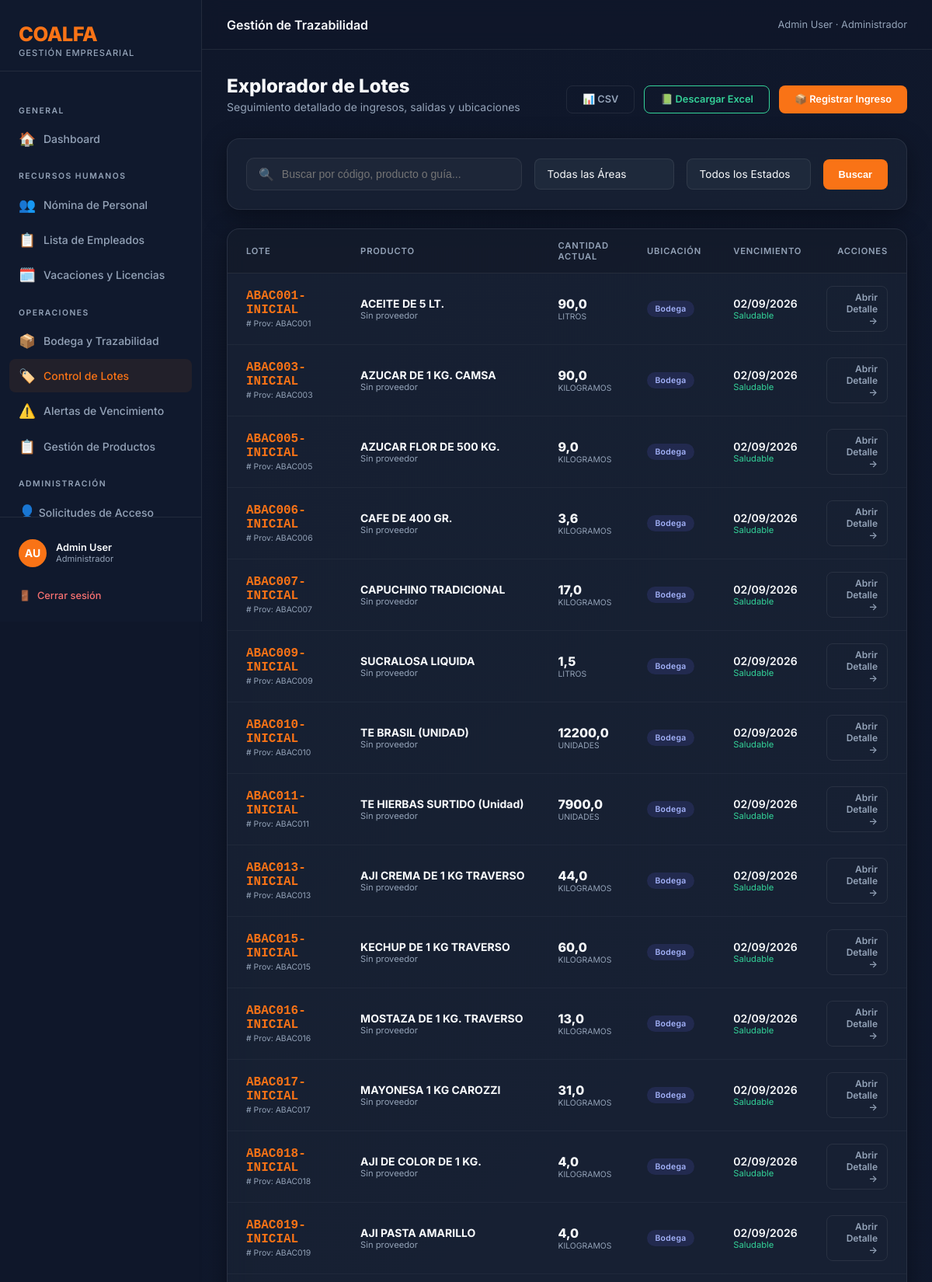
/inventario/lotes/ (signed in, upper part), run on the app's committed database.
### coalfa/models.py (models this page shows, shortened)
class Usuario(AbstractBaseUser, PermissionsMixin):
    ROL_CHOICES = [
        ("ADMIN", "Administrador"),
        ("RRHH", "Recursos Humanos"),
        ("OPERACIONAL", "Operacional"),
    ]
    rut = models.CharField(max_length=12, unique=True, verbose_name="RUT")
    nombre = models.CharField(max_length=60, verbose_name="Nombre")
    apellido = models.CharField(max_length=60, verbose_name="Apellido")
    rol = models.CharField(max_length=15, choices=ROL_CHOICES, default="RRHH", verbose_name="Rol")
    is_active = models.BooleanField(default=True, verbose_name="Activo")
    is_staff = models.BooleanField(default=False, verbose_name="Es staff")
    solicitud_pendiente = models.BooleanField(default=False, verbose_name="Solicitud pendiente de aprobación")
    date_joined = models.DateTimeField(default=timezone.now, verbose_name="Fecha de registro")
    USERNAME_FIELD = "rut"
    REQUIRED_FIELDS = ["nombre", "apellido"]
    objects = UsuarioManager()
    def get_full_name(self):
        return f"{self.nombre} {self.apellido}"
    class Meta:
        verbose_name = "Usuario"
        verbose_name_plural = "Usuarios"

### inventario/models.py (models this page shows, shortened)
class Lote(models.Model):
    UBICACION_CHOICES = [
        ("BODEGA", "Bodega"),
        ("COCINA_FRIA", "Cocina Fría"),
        ("COCINA_CALIENTE", "Cocina Caliente"),
        ("REPOSTERIA", "Repostería"),
        ("LINEA", "Línea (Servicio)"),
        ("CAMARA_1", "Cámara 1"),
        ("CAMARA_2", "Cámara 2"),
        ("CAMARA_3", "Cámara 3"),
        ("CAMARA_4", "Cámara 4"),
        ("CAMARA_5", "Cámara 5"),
        ("OTRO", "Otro"),
    ]
    ESTADO_CHOICES = [
        ("ACTIVO", "Activo"),
        ("CONSUMIDO", "Consumido"),
        ("VENCIDO", "Vencido"),
        ("DESCARTADO", "Descartado"),
    ]
    PROCESO_CHOICES = [
        ("RECEPCION", "Recepción de Bodega"),
        ("MARINADO", "Marinado"),
        ("PORCIONADO", "Porcionado"),
        ("COCCION", "Cocción"),
        ("PREPARACION", "Preparación / Mezcla"),
        ("HORNEADO", "Horneado"),
        ("ENFRIADO", "Enfriado"),
        ("OTRO", "Otro"),
    ]
    producto = models.ForeignKey(Producto, on_delete=models.PROTECT, related_name="lotes")
    proveedor = models.ForeignKey(
        Proveedor, on_delete=models.SET_NULL, null=True, blank=True, related_name="lotes"
    )
    numero_lote = models.CharField(max_length=60, unique=True, blank=True)
    numero_lote_proveedor = models.CharField(
        max_length=80, blank=True, verbose_name="Lote del Proveedor"
    )
    numero_guia = models.CharField(
        max_length=80, blank=True, verbose_name="Nº Guía / Factura"
    )
    cantidad = models.FloatField()
    precio_unitario = models.FloatField(default=0, help_text="Costo por unidad de medida")
    fecha_recepcion = models.DateField()
    fecha_vencimiento = models.DateField()
    temperatura_recepcion = models.FloatField(
        null=True, blank=True, verbose_name="Temperatura recepción (°C)"
    )
    proceso = models.CharField(
        max_length=20,
        choices=PROCESO_CHOICES,
        default="RECEPCION",
        verbose_name="Proceso de origen",
    )
    lotes_padres = models.ManyToManyField(
        "self",
        symmetrical=False,
        blank=True,
        related_name="lotes_hijos",
        verbose_name="Lotes de origen (insumos)",
    )
    ubicacion_actual = models.CharField(
        max_length=30, choices=UBICACION_CHOICES, default="BODEGA"
    )
    ubicacion_detalle = models.CharField(
        max_length=100, blank=True, help_text="Ej: Pasillo 2, Estante B"
    )
    estado = models.CharField(
        max_length=12, choices=ESTADO_CHOICES, default="ACTIVO"
    )
    responsable_registro = models.CharField(
        max_length=100, blank=True, verbose_name="Responsable de registro"
    )
    observaciones = models.TextField(blank=True)
    fecha_registro = models.DateTimeField(auto_now_add=True)
    @property
    def dias_restantes(self):
        return (self.fecha_vencimiento - datetime.date.today()).days
    class Meta:
        verbose_name = "Lote"
        verbose_name_plural = "Lotes"
        ordering = ["fecha_vencimiento"]

class Producto(models.Model):
    UNIDAD_CHOICES = [
        ("KG", "Kilogramos"),
        ("G", "Gramos"),
        ("L", "Litros"),
        ("ML", "Mililitros"),
        ("UN", "Unidades"),
        ("CAJA", "Cajas"),
    ]
    CATEGORIA_CHOICES = [
        ("ABARROTES", "Abarrotes"),
        ("CARNES", "Carnes y Aves"),
        ("PESCADOS", "Pescados y Mariscos"),
        ("LACTEOS", "Lácteos y Huevos"),
        ("FRUTAS", "Frutas y Verduras"),
        ("CONGELADOS", "Congelados"),
        ("BEBIDAS", "Bebidas"),
        ("LIMPIEZA", "Aseo y Limpieza"),
        ("OTRO", "Otros"),
    ]
    nombre = models.CharField(max_length=100)
    descripcion = models.TextField(blank=True)
    categoria = models.CharField(max_length=20, choices=CATEGORIA_CHOICES, default="OTRO")
    unidad_medida = models.CharField(max_length=5, choices=UNIDAD_CHOICES, default="KG")
    stock_minimo = models.FloatField(default=0, help_text="Alerta cuando el stock total baje de este valor")
    temperatura_min = models.FloatField(null=True, blank=True, help_text="°C (opcional)")
    temperatura_max = models.FloatField(null=True, blank=True, help_text="°C (opcional)")
    class Meta:
        verbose_name = "Producto"
        verbose_name_plural = "Productos"
        ordering = ["nombre"]

### inventario/views.py (the view)
# urls.py: path("lotes/", views.lista_lotes, name="inventario_lista_lotes"),
@operacional_required
def lista_lotes(request):
    lotes = Lote.objects.select_related("producto", "proveedor")
    ubicacion = request.GET.get("ubicacion", "")
    estado = request.GET.get("estado", "")
    q = request.GET.get("q", "")
    if ubicacion:
        lotes = lotes.filter(ubicacion_actual=ubicacion)
    if estado:
        lotes = lotes.filter(estado=estado)
    if q:
        lotes = lotes.filter(numero_lote__icontains=q) | lotes.filter(
            producto__nombre__icontains=q
        )
    hoy = datetime.date.today()
    pronto = hoy + datetime.timedelta(days=7)
    context = {
        "lotes": lotes,
        "ubicacion": ubicacion,
        "estado": estado,
        "q": q,
        "ubicaciones": Lote.UBICACION_CHOICES,
        "estados": Lote.ESTADO_CHOICES,
        "hoy": hoy,
        "pronto": pronto,
    }
    return render(request, "inventario/lista_lotes.html", context)

### coalfa/context_processors.py (called while the page is built)
def solicitudes_pendientes(request):
    if request.user.is_authenticated and getattr(request.user, 'rol', None) == 'ADMIN':
        count = Usuario.objects.filter(solicitud_pendiente=True).count()
        return {'solicitudes_count': count}
    return {}

### inventario/templates/inventario/lista_lotes.html (shortened to what this page needs)
{% extends 'base.html' %}
{% block topbar_title %}Gestión de Trazabilidad{% endblock %}
{% block nav_lotes %}active{% endblock %}
{% block content %}
<div style="display:flex; justify-content:space-between; align-items:flex-end; margin-bottom:2rem; gap:1.5rem; flex-wrap:wrap;">
    <div>
        <h1 class="page-title">Explorador de Lotes</h1>
        <p class="page-subtitle" style="margin-bottom:0;">Seguimiento detallado de ingresos, salidas y ubicaciones</p>
    </div>
    <div style="display:flex; gap:0.75rem;">
        <a href="{% url 'exportar_inventario_csv' %}?q={{ q }}&ubicacion={{ ubicacion }}&estado={{ estado }}" class="btn btn-ghost">📊 CSV</a>
        <a href="{% url 'exportar_inventario_excel' %}?q={{ q }}&ubicacion={{ ubicacion }}&estado={{ estado }}" class="btn btn-ghost" style="border-color:var(--success); color:var(--success);">📗 Descargar Excel</a>
        <a href="{% url 'inventario_recibir_lote' %}" class="btn btn-primary">📦 Registrar Ingreso</a>
    </div>
</div>
<div class="glass-panel">
    <form method="get" id="filterForm" style="display:grid; grid-template-columns: 1fr auto auto auto; gap:1rem; align-items:center;">
        <div style="position:relative;">
            <input type="text" name="q" class="search-field" placeholder="Buscar por código, producto o guía..." value="{{ q }}">
            <span style="position:absolute; left:1rem; top:50%; transform:translateY(-50%); opacity:0.5;">🔍</span>
        </div>
        <select name="ubicacion" class="form-control" style="width:180px; font-size:0.85rem;" onchange="this.form.submit()">
            <option value="">Todas las Áreas</option>
        </select>
        <select name="estado" class="form-control" style="width:160px; font-size:0.85rem;" onchange="this.form.submit()">
            <option value="">Todos los Estados</option>
        </select>
        <button type="submit" class="btn btn-primary" style="padding:0.75rem 1.25rem;">Buscar</button>
    </form>
</div>
<div class="glass-panel" style="padding:0; overflow:hidden;">
    <table class="table-enterprise" style="border-spacing: 0;">
        <thead>
            <tr style="color:var(--text-muted); font-size:0.7rem; text-transform:uppercase; letter-spacing:1px; background:rgba(0,0,0,0.15);">
                <th style="padding:1.25rem 1.5rem; text-align:left;">Lote</th>
                <th>Producto</th>
                <th>Cantidad Actual</th>
                <th>Ubicación</th>
                <th>Vencimiento</th>
                <th style="text-align:right; padding-right:1.5rem;">Acciones</th>
            </tr>
        </thead>
        <tbody>
            {% for lote in lotes %}
            <tr class="lote-card {% if lote.dias_restantes <= 3 %}critical-fefo{% endif %}">
                <td style="padding:1.25rem 1.5rem;">
                    <div style="font-family:monospace; font-weight:800; color:var(--accent); font-size:1rem;">{{ lote.numero_lote }}</div>
                    <div style="font-size:0.65rem; color:var(--text-muted); margin-top:2px;"># Prov: {{ lote.numero_lote_proveedor|default:"N/A" }}</div>
                </td>
                <td>
                    <div style="font-weight:700;">{{ lote.producto.nombre }}</div>
                    <div style="font-size:0.7rem; color:var(--text-muted);">{{ lote.proveedor.nombre|default:"Sin proveedor" }}</div>
                </td>
                <td>
                    <div style="font-weight:800; font-size:1rem;">{{ lote.cantidad }}</div>
                    <div style="font-size:0.65rem; color:var(--text-muted); text-transform:uppercase;">{{ lote.producto.get_unidad_medida_display }}</div>
                </td>
                <td>
                    <span class="badge badge-{{ lote.ubicacion_actual|lower }}" style="font-size:0.65rem;">
                        {{ lote.get_ubicacion_actual_display }}
                    </span>
                </td>
                <td>
                    {% if lote.fecha_vencimiento < hoy %}
                    <div style="color:var(--danger); font-weight:800;">VENCIDO</div>
                    <div style="font-size:0.7rem; color:var(--text-muted);">{{ lote.fecha_vencimiento|date:"d/m/Y" }}</div>
                    {% elif lote.dias_restantes <= 7 %}
                    <div style="color:var(--warning); font-weight:800;">PRÓXIMO</div>
                    <div style="font-size:0.7rem; color:var(--text-muted);">{{ lote.fecha_vencimiento|date:"d/m/Y" }}</div>
                    {% else %}
                    <div style="font-weight:600;">{{ lote.fecha_vencimiento|date:"d/m/Y" }}</div>
                    <div style="font-size:0.7rem; color:var(--success);">Saludable</div>
                    {% endif %}
                </td>
                <td style="text-align:right; padding-right:1.5rem;">
                    <a href="{% url 'inventario_detalle_lote' lote.pk %}" class="btn btn-ghost btn-sm">Abrir Detalle →</a>
                </td>
            </tr>
            {% endfor %}
        </tbody>
    </table>
</div>
{% endblock %}

### templates/base.html (shortened to what this page needs)
<!DOCTYPE html>
<html lang="es">
<head>
</head>
<body>
    <div class="sidebar">
        <div class="sidebar-brand">
            <div class="logo-text">COALFA</div>
            <div class="logo-sub">Gestión Empresarial</div>
        </div>
        <nav class="sidebar-nav">
            <div class="nav-section-label">General</div>
            <a href="{% url 'dashboard' %}" class="nav-item {% block nav_home %}{% endblock %}">
                <span class="icon">🏠</span> Dashboard
            </a>
            {% if user.rol == 'RRHH' or user.rol == 'ADMIN' %}
            <div class="nav-section-label">Recursos Humanos</div>
            <a href="{% url 'rrhh_dashboard' %}" class="nav-item {% block nav_rrhh %}{% endblock %}">
                <span class="icon">👥</span> Nómina de Personal
            </a>
            <a href="{% url 'rrhh_lista_empleados' %}" class="nav-item {% block nav_empleados %}{% endblock %}">
                <span class="icon">📋</span> Lista de Empleados
            </a>
            <a href="{% url 'rrhh_ausencias' %}" class="nav-item {% block nav_ausencias %}{% endblock %}">
                <span class="icon">🗓️</span> Vacaciones y Licencias
            </a>
            {% endif %}
            {% if user.rol == 'OPERACIONAL' or user.rol == 'ADMIN' %}
            <div class="nav-section-label">Operaciones</div>
            <a href="{% url 'inventario_dashboard' %}" class="nav-item {% block nav_inventario %}{% endblock %}">
                <span class="icon">📦</span> Bodega y Trazabilidad
            </a>
            <a href="{% url 'inventario_lista_lotes' %}" class="nav-item {% block nav_lotes %}{% endblock %}">
                <span class="icon">🏷️</span> Control de Lotes
            </a>
            <a href="{% url 'inventario_alertas' %}" class="nav-item {% block nav_alertas %}{% endblock %}">
                <span class="icon">⚠️</span> Alertas de Vencimiento
            </a>
            <a href="{% url 'inventario_lista_productos' %}" class="nav-item {% block nav_productos %}{% endblock %}">
                <span class="icon">📋</span> Gestión de Productos
            </a>
            {% endif %}
            {% if user.rol == 'ADMIN' %}
            <div class="nav-section-label">Administración</div>
            <a href="{% url 'admin_solicitudes' %}" class="nav-item" style="display:flex;align-items:center;justify-content:space-between;">
                <span><span class="icon">👤</span> Solicitudes de Acceso</span>
            </a>
            {% endif %}
        </nav>
        <div class="sidebar-footer">
            <div class="user-info">
                <div class="user-avatar">{{ user.nombre|first }}{{ user.apellido|first }}</div>
                <div>
                    <div class="user-name">{{ user.get_full_name }}</div>
                    <div class="user-role">{{ user.get_rol_display }}</div>
                </div>
            </div>
            <a href="{% url 'logout' %}" class="btn-logout">
                <span>🚪</span> Cerrar sesión
            </a>
        </div>
    </div>
    <div class="main-wrapper">
        <div class="topbar">
            <div class="topbar-title">{% block topbar_title %}Dashboard{% endblock %}</div>
            <div class="topbar-breadcrumb">{{ user.get_full_name }} · {{ user.get_rol_display }}</div>
        </div>
        <div class="page-content">
            {% block content %}{% endblock %}
        </div>
    </div>
</body>
</html>

### data on the page
Usuario: nombre|first "A", apellido|first "U", get_full_name "Admin User", rol "Administrador"
Lote: numero_lote "ABAC001-INICIAL", numero_lote_proveedor "ABAC001", producto.nombre "ACEITE DE 5 LT.", proveedor.nombre "Sin proveedor", cantidad "90,0", producto.unidad_medida "LITROS", ubicacion_actual "Bodega", fecha_vencimiento "02/09/2026"
Lote: numero_lote "ABAC003-INICIAL", numero_lote_proveedor "ABAC003", producto.nombre "AZUCAR DE 1 KG. CAMSA", proveedor.nombre "Sin proveedor", cantidad "90,0", producto.unidad_medida "KILOGRAMOS", ubicacion_actual "Bodega", fecha_vencimiento "02/09/2026"
Lote: numero_lote "ABAC005-INICIAL", numero_lote_proveedor "ABAC005", producto.nombre "AZUCAR FLOR DE 500 KG.", proveedor.nombre "Sin proveedor", cantidad "9,0", producto.unidad_medida "KILOGRAMOS", ubicacion_actual "Bodega", fecha_vencimiento "02/09/2026"
Lote: numero_lote "ABAC006-INICIAL", numero_lote_proveedor "ABAC006", producto.nombre "CAFE DE 400 GR.", proveedor.nombre "Sin proveedor", cantidad "3,6", producto.unidad_medida "KILOGRAMOS", ubicacion_actual "Bodega", fecha_vencimiento "02/09/2026"
Lote: numero_lote "ABAC007-INICIAL", numero_lote_proveedor "ABAC007", producto.nombre "CAPUCHINO TRADICIONAL", proveedor.nombre "Sin proveedor", cantidad "17,0", producto.unidad_medida "KILOGRAMOS", ubicacion_actual "Bodega", fecha_vencimiento "02/09/2026"
Lote: numero_lote "ABAC009-INICIAL", numero_lote_proveedor "ABAC009", producto.nombre "SUCRALOSA LIQUIDA", proveedor.nombre "Sin proveedor", cantidad "1,5", producto.unidad_medida "LITROS", ubicacion_actual "Bodega", fecha_vencimiento "02/09/2026"
Lote: numero_lote "ABAC010-INICIAL", numero_lote_proveedor "ABAC010", producto.nombre "TE BRASIL (UNIDAD)", proveedor.nombre "Sin proveedor", cantidad "12200,0", producto.unidad_medida "UNIDADES", ubicacion_actual "Bodega", fecha_vencimiento "02/09/2026"
Lote: numero_lote "ABAC011-INICIAL", numero_lote_proveedor "ABAC011", producto.nombre "TE HIERBAS SURTIDO (Unidad)", proveedor.nombre "Sin proveedor", cantidad "7900,0", producto.unidad_medida "UNIDADES", ubicacion_actual "Bodega", fecha_vencimiento "02/09/2026"
Lote: numero_lote "ABAC013-INICIAL", numero_lote_proveedor "ABAC013", producto.nombre "AJI CREMA DE 1 KG TRAVERSO", proveedor.nombre "Sin proveedor", cantidad "44,0", producto.unidad_medida "KILOGRAMOS", ubicacion_actual "Bodega", fecha_vencimiento "02/09/2026"
Lote: numero_lote "ABAC015-INICIAL", numero_lote_proveedor "ABAC015", producto.nombre "KECHUP DE 1 KG TRAVERSO", proveedor.nombre "Sin proveedor", cantidad "60,0", producto.unidad_medida "KILOGRAMOS", ubicacion_actual "Bodega", fecha_vencimiento "02/09/2026"
Lote: numero_lote "ABAC016-INICIAL", numero_lote_proveedor "ABAC016", producto.nombre "MOSTAZA DE 1 KG. TRAVERSO", proveedor.nombre "Sin proveedor", cantidad "13,0", producto.unidad_medida "KILOGRAMOS", ubicacion_actual "Bodega", fecha_vencimiento "02/09/2026"
Lote: numero_lote "ABAC017-INICIAL", numero_lote_proveedor "ABAC017", producto.nombre "MAYONESA 1 KG CAROZZI", proveedor.nombre "Sin proveedor", cantidad "31,0", producto.unidad_medida "KILOGRAMOS", ubicacion_actual "Bodega", fecha_vencimiento "02/09/2026"
Lote: numero_lote "ABAC018-INICIAL", numero_lote_proveedor "ABAC018", producto.nombre "AJI DE COLOR DE 1 KG.", proveedor.nombre "Sin proveedor", cantidad "4,0", producto.unidad_medida "KILOGRAMOS", ubicacion_actual "Bodega", fecha_vencimiento "02/09/2026"
Lote: numero_lote "ABAC019-INICIAL", numero_lote_proveedor "ABAC019", producto.nombre "AJI PASTA AMARILLO", proveedor.nombre "Sin proveedor", cantidad "4,0", producto.unidad_medida "KILOGRAMOS", ubicacion_actual "Bodega", fecha_vencimiento "02/09/2026"
